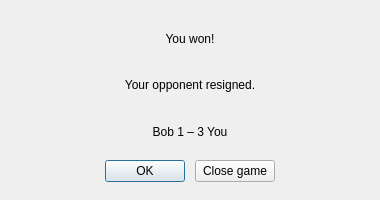
<?xml version="1.0" encoding="UTF-8"?>
<ui version="4.0">
 <class>BackgammonResultDialog</class>
 <widget class="QDialog" name="BackgammonResultDialog">
  <property name="geometry">
   <rect>
    <x>0</x>
    <y>0</y>
    <width>380</width>
    <height>200</height>
   </rect>
  </property>
  <property name="minimumSize">
   <size>
    <width>340</width>
    <height>0</height>
   </size>
  </property>
  <property name="windowTitle">
   <string>Game over</string>
  </property>
  <layout class="QVBoxLayout" name="mainLayout">
   <property name="spacing">
    <number>10</number>
   </property>
   <property name="leftMargin">
    <number>24</number>
   </property>
   <property name="topMargin">
    <number>20</number>
   </property>
   <property name="rightMargin">
    <number>24</number>
   </property>
   <property name="bottomMargin">
    <number>18</number>
   </property>
   <item>
    <widget class="QLabel" name="titleLabel">
     <property name="text">
      <string notr="true">You won!</string>
     </property>
     <property name="alignment">
      <set>Qt::AlignmentFlag::AlignCenter</set>
     </property>
    </widget>
   </item>
   <item>
    <widget class="QLabel" name="messageLabel">
     <property name="text">
      <string notr="true">Your opponent resigned.</string>
     </property>
     <property name="textFormat">
      <enum>Qt::TextFormat::PlainText</enum>
     </property>
     <property name="alignment">
      <set>Qt::AlignmentFlag::AlignCenter</set>
     </property>
     <property name="wordWrap">
      <bool>true</bool>
     </property>
    </widget>
   </item>
   <item>
    <widget class="QLabel" name="scoreLabel">
     <property name="text">
      <string notr="true">Bob 1 – 3 You</string>
     </property>
     <property name="alignment">
      <set>Qt::AlignmentFlag::AlignCenter</set>
     </property>
    </widget>
   </item>
   <item>
    <layout class="QHBoxLayout" name="buttonsLayout">
     <item>
      <spacer name="leftSpacer">
       <property name="orientation">
        <enum>Qt::Orientation::Horizontal</enum>
       </property>
       <property name="sizeHint" stdset="0">
        <size>
         <width>20</width>
         <height>10</height>
        </size>
       </property>
      </spacer>
     </item>
     <item>
      <widget class="QPushButton" name="okButton">
       <property name="text">
        <string>OK</string>
       </property>
       <property name="toolTip">
        <string>Close this message and look at the board</string>
       </property>
       <property name="default">
        <bool>true</bool>
       </property>
      </widget>
     </item>
     <item>
      <widget class="QPushButton" name="closeGameButton">
       <property name="text">
        <string>Close game</string>
       </property>
       <property name="toolTip">
        <string>Close the game window</string>
       </property>
      </widget>
     </item>
     <item>
      <spacer name="rightSpacer">
       <property name="orientation">
        <enum>Qt::Orientation::Horizontal</enum>
       </property>
       <property name="sizeHint" stdset="0">
        <size>
         <width>20</width>
         <height>10</height>
        </size>
       </property>
      </spacer>
     </item>
    </layout>
   </item>
  </layout>
 </widget>
 <resources/>
 <connections>
  <connection>
   <sender>okButton</sender>
   <signal>clicked()</signal>
   <receiver>BackgammonResultDialog</receiver>
   <slot>accept()</slot>
  </connection>
 </connections>
</ui>
